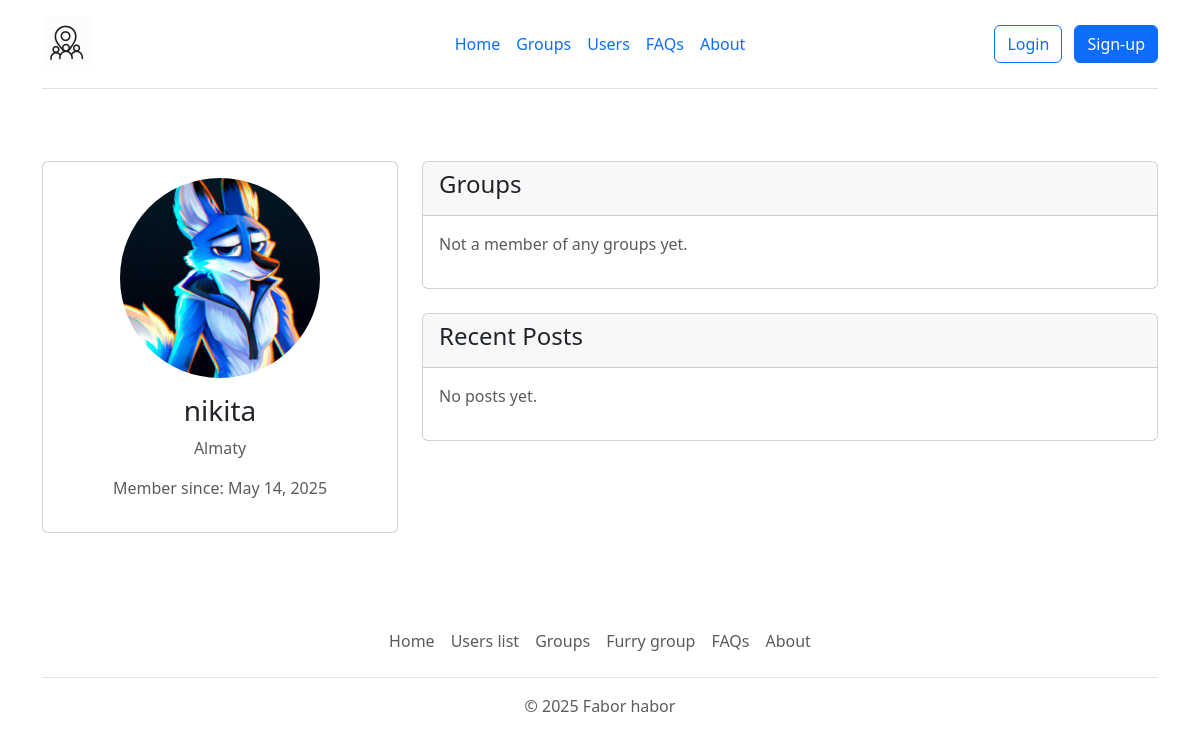
The page /user/1 on the database as committed earlier.
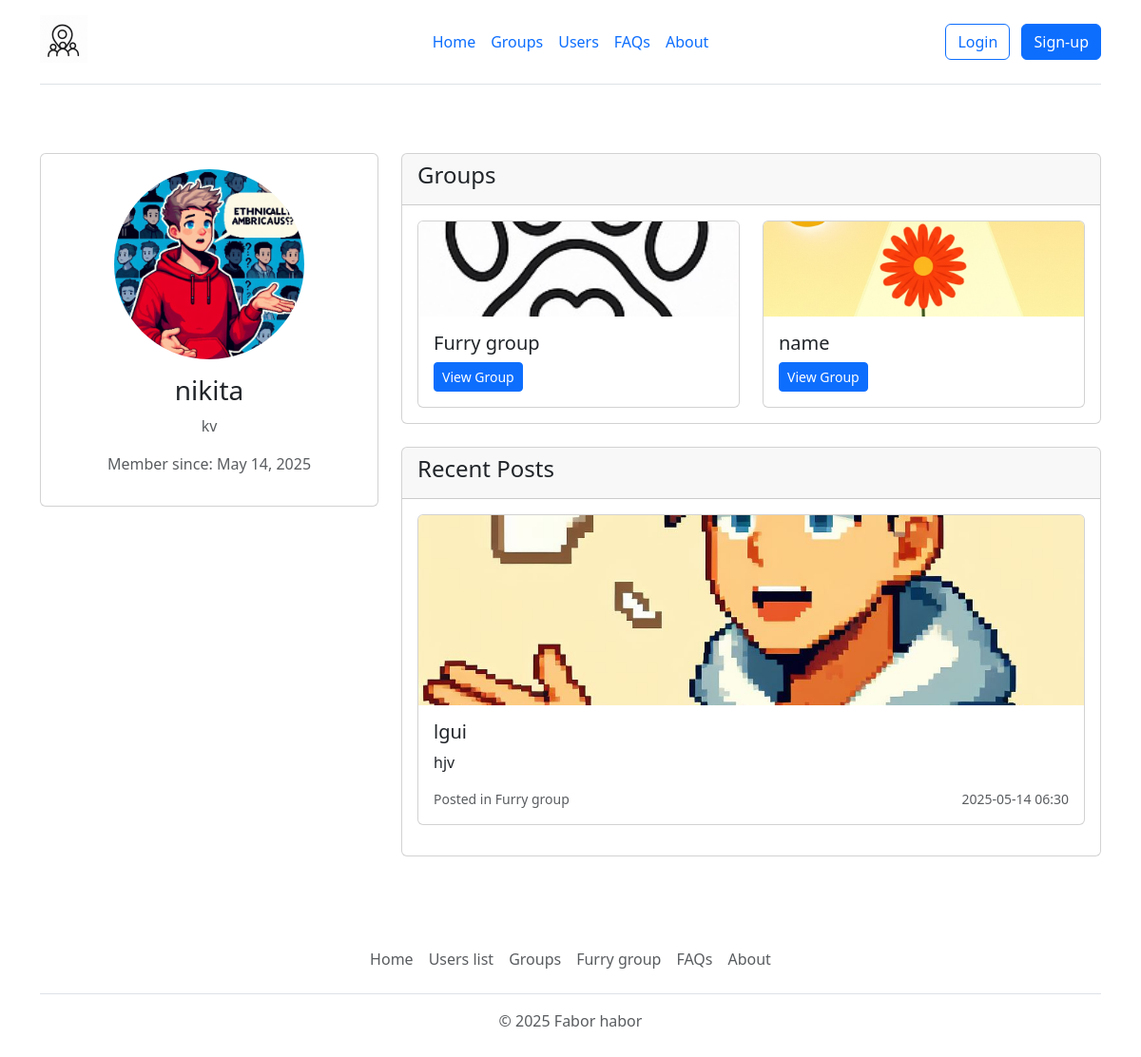
The same page on the database as committed later.
### app.py (models this page shows, shortened)
class User(db.Model):
    id = db.Column(db.Integer, primary_key=True)
    username = db.Column(db.String(20), unique=True, nullable=False)
    email = db.Column(db.String(256), unique=True, nullable=False)
    location = db.Column(db.String(20))
    image_profile = db.Column(db.String(20), nullable=False, default='default.jpg')
    password = db.Column(db.String(60), nullable=False)
    date_created = db.Column(db.DateTime, nullable=False, default=datetime.utcnow)
    posts = db.relationship('Post', backref='author', lazy=True)
    groups_admin = db.relationship('Group', backref='admin', lazy=True)

class Group(db.Model):
    id = db.Column(db.Integer, primary_key=True)
    name = db.Column(db.String(100), nullable=False)
    description = db.Column(db.Text)
    admin_id = db.Column(db.Integer, db.ForeignKey('user.id'), nullable=False)
    image = db.Column(db.String(20), nullable=False, default='default.jpg')
    date_created = db.Column(db.DateTime, nullable=False, default=datetime.utcnow)
    posts = db.relationship('Post', backref='group', lazy=True)
    members = db.relationship('User', secondary=group_members, backref=db.backref('groups', lazy='dynamic'))

class Post(db.Model):
    id = db.Column(db.Integer, primary_key=True)
    title = db.Column(db.String(100), nullable=False)
    date_posted = db.Column(db.DateTime, nullable=False, default=datetime.utcnow)
    content = db.Column(db.Text, nullable=False)
    user_id = db.Column(db.Integer, db.ForeignKey('user.id'), nullable=False)
    group_id = db.Column(db.Integer, db.ForeignKey('group.id'), nullable=False)
    image = db.Column(db.String(20), nullable=False, default='default.jpg')

### app.py (the view)
@app.route('/user/<int:user_id>')
def user_page(user_id):
    profile_user = User.query.get_or_404(user_id)
    return render_template('userpage.html', profile_user=profile_user)

### templates/userpage.html (shortened to what this page needs)
{% extends 'base.html' %}
{% block content %}
<div class="container py-5">
    <div class="row">
        <div class="col-md-4">
            <div class="card">
                <div class="card-body text-center">
                    <img src="/static/user_images/{{ profile_user.image_profile }}"
                         alt="{{ profile_user.username }}'s avatar"
                         class="rounded-circle mb-3"
                         style="width: 200px; height: 200px; object-fit: cover;">
                    <h3 class="card-title">{{ profile_user.username }}</h3>
                    <p class="text-muted">
                        {{ profile_user.location if profile_user.location else 'No location set' }}
                    </p>
                    <p class="text-muted">Member since: {{ profile_user.date_created.strftime('%B %d, %Y') }}</p>
                </div>
            </div>
        </div>
        <div class="col-md-8">
            <div class="card mb-4">
                <div class="card-header">
                    <h4>Groups</h4>
                </div>
                <div class="card-body">
                    {% if profile_user.groups.all() %}
                        <div class="row row-cols-1 row-cols-md-2 g-4">
                            {% for group in profile_user.groups.all() %}
                            <div class="col">
                                <div class="card h-100">
                                    <img src="/static/group_images/{{ group.image }}"
                                         class="card-img-top"
                                         alt="{{ group.name }}"
                                         style="height: 100px; object-fit: cover;">
                                    <div class="card-body">
                                        <h5 class="card-title">{{ group.name }}</h5>
                                        <a href="{{ url_for('group_page', group_id=group.id) }}"
                                           class="btn btn-sm btn-primary">View Group</a>
                                    </div>
                                </div>
                            </div>
                            {% endfor %}
                        </div>
                    {% else %}
                        <p class="text-muted">Not a member of any groups yet.</p>
                    {% endif %}
                </div>
            </div>
            <div class="card">
                <div class="card-header">
                    <h4>Recent Posts</h4>
                </div>
                <div class="card-body">
                    {% if profile_user.posts %}
                        {% for post in profile_user.posts %}
                        <div class="card mb-3">
                            {% if post.image != 'default.jpg' %}
                            <img src="/static/post_images/{{ post.image }}"
                                 class="card-img-top"
                                 alt="Post image"
                                 style="height: 200px; object-fit: cover;">
                            {% endif %}
                            <div class="card-body">
                                <h5 class="card-title">{{ post.title }}</h5>
                                <p class="card-text">{{ post.content }}</p>
                                <div class="d-flex justify-content-between align-items-center">
                                    <small class="text-muted">Posted in {{ post.group.name }}</small>
                                    <small class="text-muted">{{ post.date_posted.strftime('%Y-%m-%d %H:%M') }}</small>
                                </div>
                            </div>
                        </div>
                        {% endfor %}
                    {% else %}
                        <p class="text-muted">No posts yet.</p>
                    {% endif %}
                </div>
            </div>
        </div>
    </div>
</div>
{% include 'footer.html'%}
{% endblock %}

Rows that differ between the two databases and show on the page:
changed User "nikita": image_profile: a different picture; location "Almaty" → "kv"
now on this page (row unchanged): Group: image (picture), name "Furry group"
added Group: image (picture), name "name"
added Post: image (picture), title "lgui", content "hjv", group.name "Furry group", date_posted "2025-05-14 06:30"
Other text that changed with them:
text no longer shown: "Not a member of any groups yet. No posts yet."
